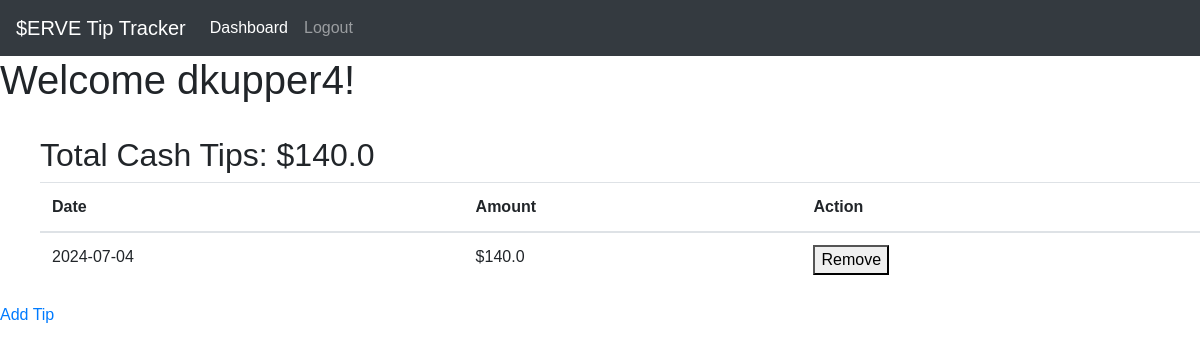
Page / (signed in) on the earlier database version.
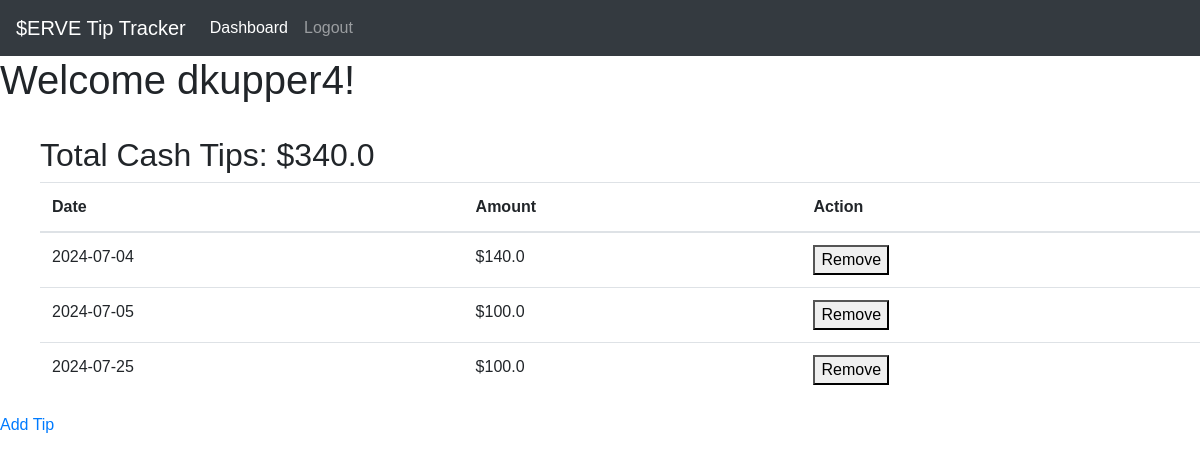
Same page on the later database version.
### app.py (models this page shows)
class User(db.Model, UserMixin):
    id = db.Column(db.Integer, primary_key=True)
    username = db.Column(db.String(100), unique = True, nullable = False)
    password = db.Column(db.String(100), nullable = False)

class Tip(db.Model):
    id = db.Column(db.Integer, primary_key=True)
    date = db.Column(db.Date, nullable = False)
    amount = db.Column(db.Float, nullable=False)
    user_id = db.Column(db.Integer, db.ForeignKey('user.id'), nullable=False)

### app.py (the view)
@app.route('/')
@login_required
def index():
    tips = Tip.query.filter_by(user_id=current_user.id).all()
    total_tips = 0
    for tip in tips:
        total_tips += tip.amount
    return render_template('index.html', tips=tips, total_tips = total_tips)

### app.py (called while the page is built)
@login_manager.user_loader
def load_user(user_id):
    return User.query.get(int(user_id))

### templates/index.html (shortened to what this page needs)
{% extends "base.html" %}
{% block content %}
<h1>Welcome {{current_user.username}}!</h1>
<ul>
  <br>
  <h2>Total Cash Tips: ${{total_tips}}</h2>
  <table class="table">
    <thead>
      <tr>
        <th scope="col">Date</th>
        <th scope="col">Amount</th>
        <th scope="col">Action</th>
      </tr>
    </thead>
    <tbody>
      {% for tip in tips %}
      <tr>
        <td>{{ tip.date }}</td>
        <td>${{ tip.amount }}</td>
        <td>
        <form action="{{ url_for('remove_tip') }}" method="POST">
          <button type="submit">Remove</button>
        </form>
        </td>
      </tr>
      {% endfor %}
    </tbody>
  </table>
</ul>
<a href="{{ url_for('add_tip') }}">Add Tip</a>
{% endblock %}

### templates/base.html (shortened to what this page needs)
<!doctype html>
<html lang="en">
  <head>
    <link rel="stylesheet" href="https://cdn.jsdelivr.net/npm/bootstrap@4.3.1/dist/css/bootstrap.min.css">
    <link rel="stylesheet" type ='text/css' href="{{ url_for('static', filename ='styles/style.css')}}">
  </head>
  <body>
    <nav class="navbar navbar-expand-lg navbar-dark bg-dark">
      <a class="navbar-brand" href="#">$ERVE Tip Tracker</a>
      <div class="collapse navbar-collapse" id="navbarNav">
        <ul class="navbar-nav">
          {% if current_user.is_authenticated %}
          <li class="nav-item active">
            <a class="nav-link" href="{{ url_for('index') }}">Dashboard <span class="sr-only">(current)</span></a>
          </li>
          <li class="nav-item">
            <a class="nav-link" href="{{url_for('logout')}}">Logout</a>
          </li>
          {% endif %}
        </ul>
      </div>
    </nav>
    {% block content %}{% endblock %}
  </body>
</html>

### static/styles/style.css (style rules this page uses)
body { font-family: Arial, sans-serif; background-color: #ffffff; margin: 0; padding: 0; }

Differences in the rows shown:
added Tip: date "2024-07-05", amount "100.0"
added Tip: date "2024-07-25", amount "100.0"
Other differences:
{{ total_tips }}: "140.0" → "340.0"
